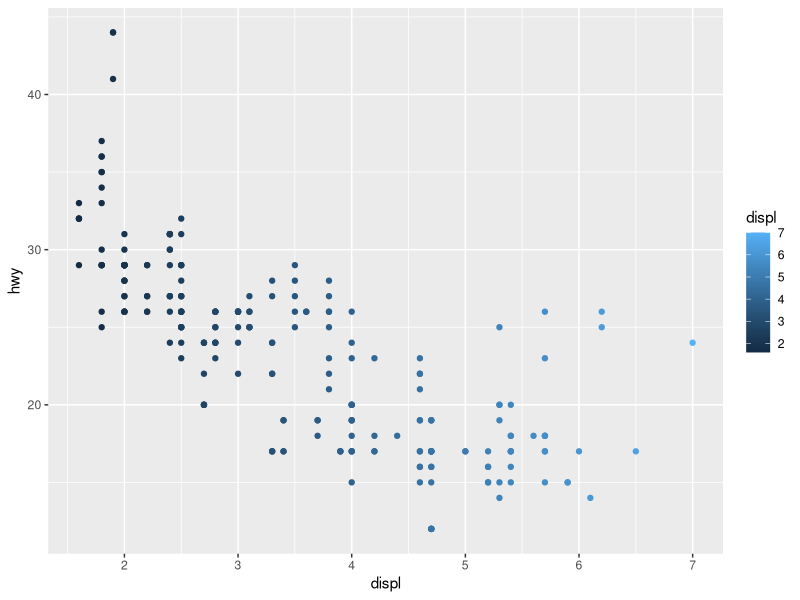
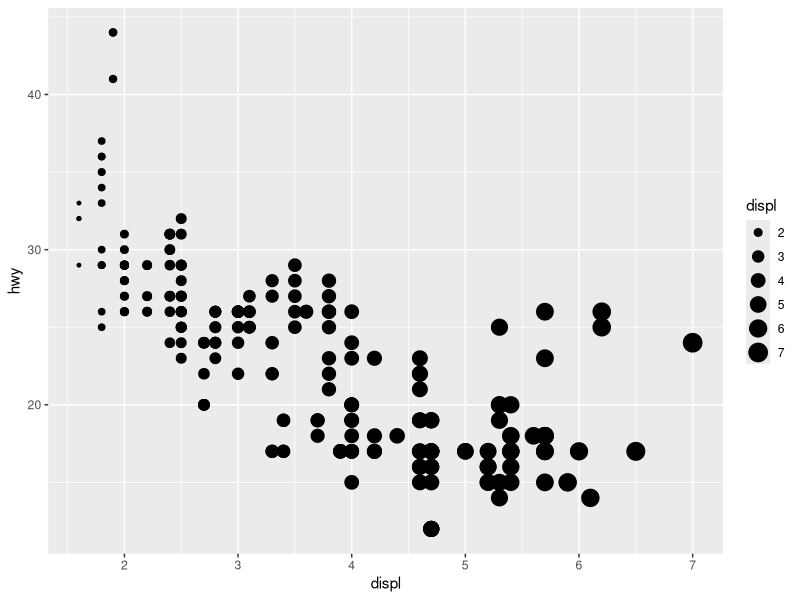
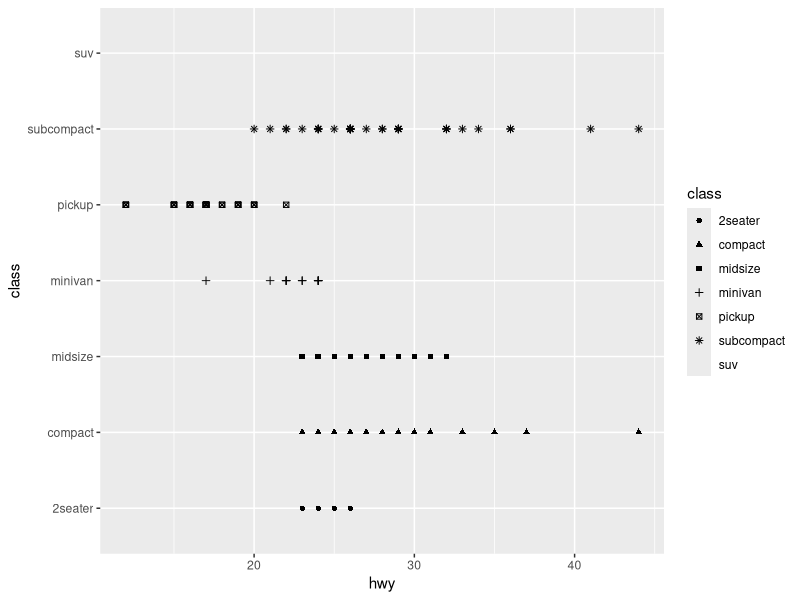
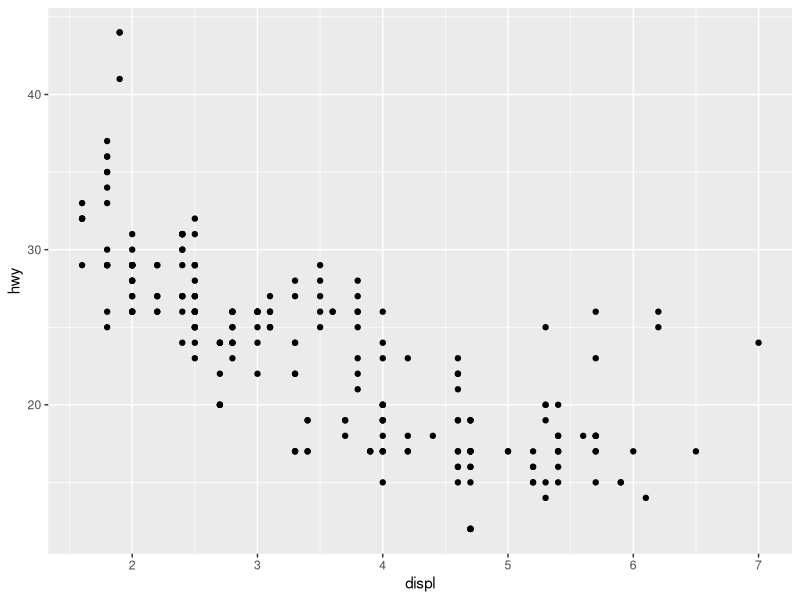
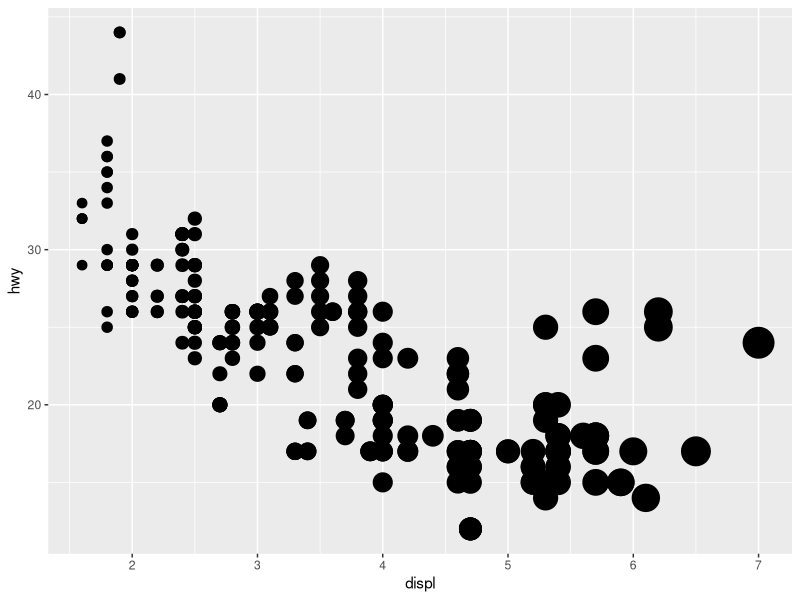

Write the R code that produced these figures, in order.
## ---- chunk 1
knitr::opts_chunk$set(echo = TRUE)
## ---- chunk 2
library(ggplot2)
## ---- chunk 3
ggplot(data = mpg) +
  geom_point(mapping = aes(x = displ, y = hwy, color = displ))
## ---- chunk 4
ggplot(data = mpg) +
  geom_point(mapping = aes(x = displ, y = hwy, size = displ))
## ---- chunk 5
ggplot(data = mpg) +
  geom_point(mapping = aes(x = hwy, y = class, shape = class ))
## ---- chunk 6
ggplot(data = mpg) +
  geom_point(mapping = aes(x = displ, y = hwy, pl = displ))
## ---- chunk 7
ggplot(data = mpg) +
  geom_point(mapping = aes(x = displ, y = hwy, stroke = displ))
## ---- chunk 8
geom_point(mapping = aes(colour = displ < 5))
